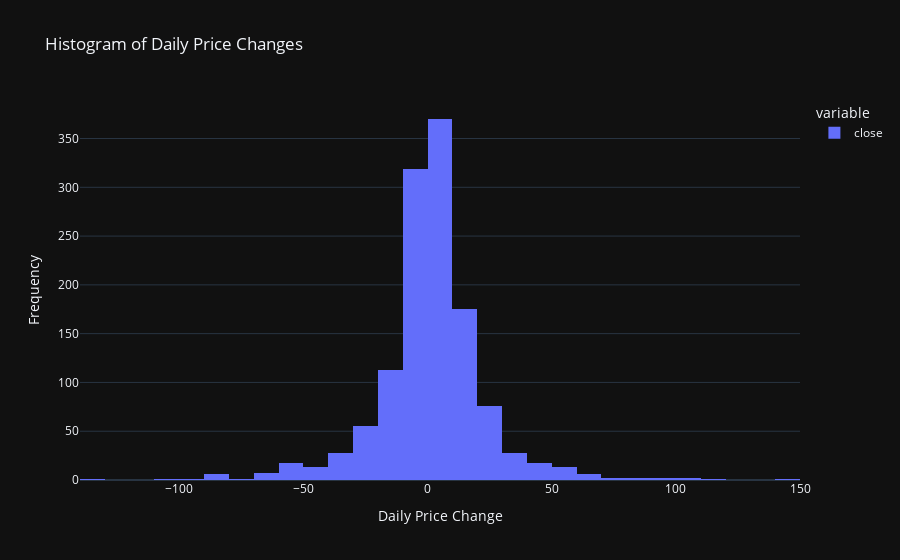

The code cell stored with this chart in its notebook:
### Code cell
daily_changes = stock_data['close'].diff()
fig = px.histogram(daily_changes, nbins=50, title='Histogram of Daily Price Changes')
fig.update_xaxes(title='Daily Price Change')
fig.update_yaxes(title='Frequency')
fig.update_layout(template='plotly_dark')
fig.show()

### Figure 1 — Plotly figure (JSON) as saved in the notebook; plotly's stock layout.template omitted (floating-point values rounded to 4 significant figures; data arrays with more than 128 entries replaced by an {"elided": "..."} marker saying what was removed)
{"data": [{"alignmentgroup": "True", "bingroup": "x", "hovertemplate": "variable=close<br>value=%{x}<br>count=%{y}<extra></extra>", "legendgroup": "close", "marker": {"color": "#636efa", "pattern": {"shape": ""}}, "name": "close", "nbinsx": 50, "offsetgroup": "close", "orientation": "v", "showlegend": true, "type": "histogram", "x": {"elided": "1258 float values"}, "xaxis": "x", "yaxis": "y"}], "layout": {"barmode": "relative", "legend": {"title": {"text": "variable"}, "tracegroupgap": 0}, "title": {"text": "Histogram of Daily Price Changes"}, "xaxis": {"anchor": "y", "domain": [0, 1], "title": {"text": "Daily Price Change"}}, "yaxis": {"anchor": "x", "domain": [0, 1], "title": {"text": "Frequency"}}}}
